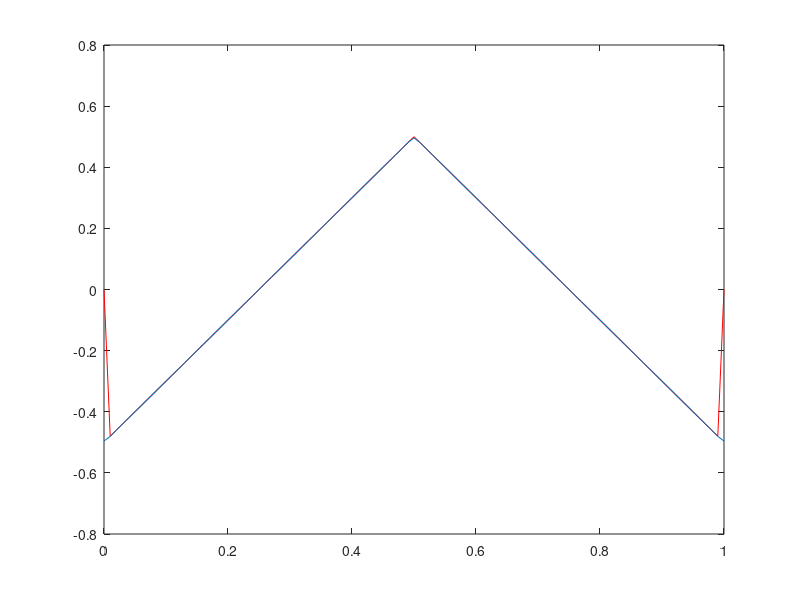

MATLAB code to generate this figure:
clear all ; close all; clc
A=1; T=1; 

t = 0:1e-2:T;

n=50;
sf=0;

f=(-1/2 + 2*t).*(t>0 & t <=1/2) +(3/2 -2*t).*(t>1/2 & t<1);
plot(t, f, 'r'), hold 'on'

for k=1:n
  bn= 2*((cos((3*pi*k)/2)*(pi*k*cos((pi*k)/2)))/(2*pi^2*k^2) - (pi* k + pi* k *cos(pi* k))/(4*pi^2 *k^2));
  an= 2*((2*cos(pi*k)-2)/(4*k^2*pi^2) - (sin(3*pi*k/2)*(pi*k*cos(pi*k/2)-2*sin(pi*k/2)))/(2*pi^2*k^2));
  sf = sf + an*cos(2*pi*k*t) + bn*sin(2*pi*k*t);
end

plot(t,sf)